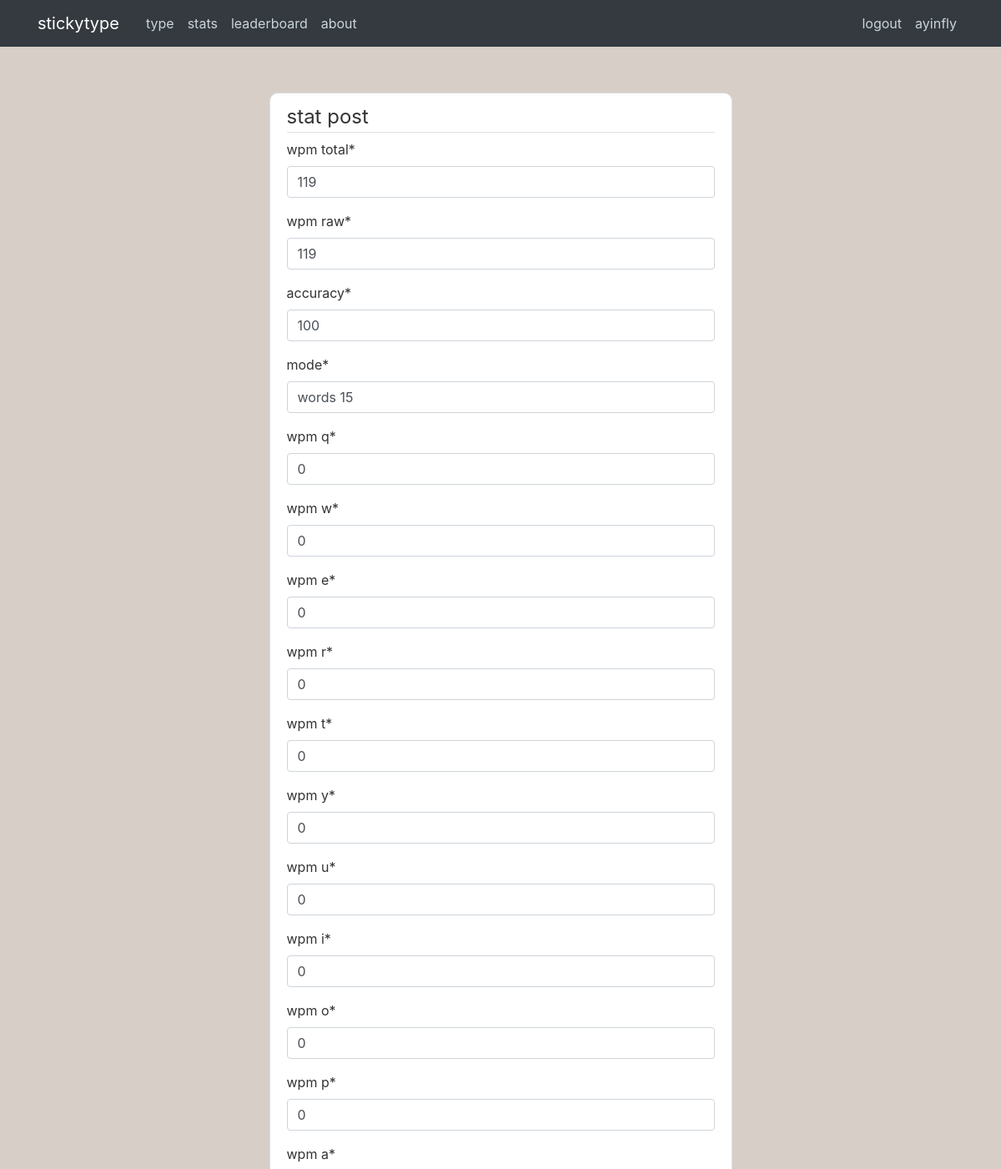
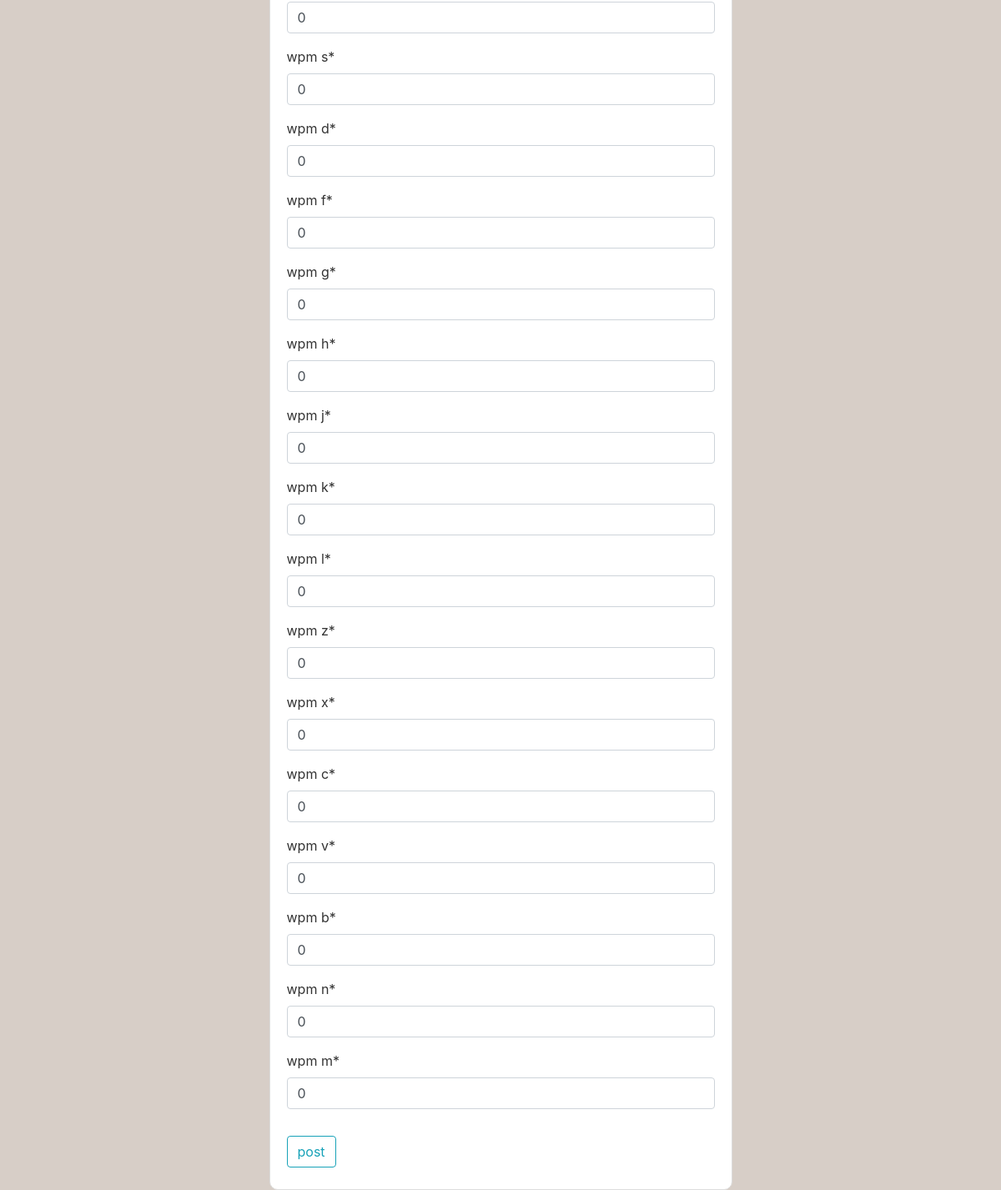
/stats/342/update/ (signed in), run on the app's committed database (2 pictures, top to bottom).
### type/models.py (models this page shows, shortened)
class Stat(models.Model):
    author = models.ForeignKey(User, on_delete=models.CASCADE)
    wpm_total = models.PositiveSmallIntegerField(default=0)
    wpm_raw = models.PositiveSmallIntegerField(default=0)
    time = models.DateTimeField(auto_now_add=True)
    accuracy = models.PositiveSmallIntegerField(default=0)
    mode = models.CharField(max_length=20, default='')

### type/views.py (the view, shortened to what this page needs)
# urls.py: path('stats/<int:pk>/update/', StatUpdateView.as_view(), name='stat-update'),
class StatUpdateView(LoginRequiredMixin, UserPassesTestMixin, UpdateView):
    model = Stat
    fields = ['wpm_total', 'wpm_raw', 'accuracy', 'mode']
    for ch in 'qwertyuiopasdfghjklzxcvbnm':
        fields.append('wpm_' + ch)
    def test_func(self):
        post = self.get_object()
        if self.request.user == post.author:
            return True
        return False

### type/templates/type/stat_form.html (shortened to what this page needs)
{% extends "type/base.html" %}
{% load crispy_forms_tags %}
{% block content%}
    <div class="content-section w-50 mx-auto">
        <form method="POST">
            <fieldset class="form-group text-lowercase">
                <legend class="border-bottom bm-4">stat post</legend>
                {{ form|crispy }}
            </fieldset>
            <div class="form-group">
                <button class="btn btn-outline-info" type="submit">post</button>
            </div>
        </form>
    </div>
{% endblock content%}

### type/templates/type/base.html (shortened to what this page needs)
{% load static %}
<!DOCTYPE html>
<html lang="en">
<head>
    <link rel="stylesheet" href="https://cdn.jsdelivr.net/npm/bootstrap@4.0.0/dist/css/bootstrap.min.css">
    <link rel="stylesheet" type="text/css" href="{% static 'type/main.css' %}">
</head>
<body>
    <header class="site-header">
        <nav class="navbar navbar-expand-md navbar-dark bg-dark fixed-top">
            <div class="container">
                <a class="navbar-brand mr-4" href="/">stickytype</a>
                <div class="collapse navbar-collapse" id="navbarToggle">
                    <div class="navbar-nav mr-auto">
                        <a class="nav-item nav-link" href="{% url 'type-home' %}">type</a>
                        {% if user.is_authenticated %}
                            <a class="nav-item nav-link" href="{% url 'type-stats' user.username %}">stats</a>
                        {% endif %}
                        <a class="nav-item nav-link" href="{% url 'type-leaderboard' %}">leaderboard</a>
                        <a class="nav-item nav-link" href="{% url 'type-about' %}">about</a>
                    </div>
                    <div class="navbar-nav">
                        {% if user.is_authenticated %}
                            <a class="nav-item nav-link" href="{% url 'logout' %}">logout</a>
                            <a class="nav-item nav-link" href="{% url 'profile' %}">{{ user.username }}</a>
                        {% else %}
                            <a class="nav-item nav-link" href="{% url 'login' %}">login</a>
                            <a class="nav-item nav-link" href="{% url 'register' %}">register</a>
                        {% endif %}
                    </div>
                </div>
            </div>
        </nav>
    </header>
    <main role="main" class="container">
        {% block content %}{% endblock %}
    </main>
</body>
</html>

### type/static/type/main.css (style rules this page uses)
* { margin: 0; padding: 0; box-sizing: border-box; }
body { color: #333333; display: flex; align-items: center; background: #D7CEC7; }
.site-header .navbar-nav .nav-link { color: #cbd5db; }
.content-section { background: #ffffff; padding: 10px 20px; border: 1px solid #dddddd; border-radius: 10px; margin-top: 10%; }

### data on the page
Stat: wpm_total "119", wpm_raw "119", accuracy "100", mode "words 15", wpm_q "0", wpm_w "0", wpm_e "0", wpm_r "0", wpm_t "0", wpm_y "0", wpm_u "0", wpm_i "0", wpm_o "0", wpm_p "0", wpm_a "0", wpm_s "0", wpm_d "0", wpm_f "0", wpm_g "0", wpm_h "0", wpm_j "0", wpm_k "0", wpm_l "0", wpm_z "0", wpm_x "0", wpm_c "0", wpm_v "0", wpm_b "0", wpm_n "0", wpm_m "0"

### other printed values
{{ user.username }} "ayinfly"
